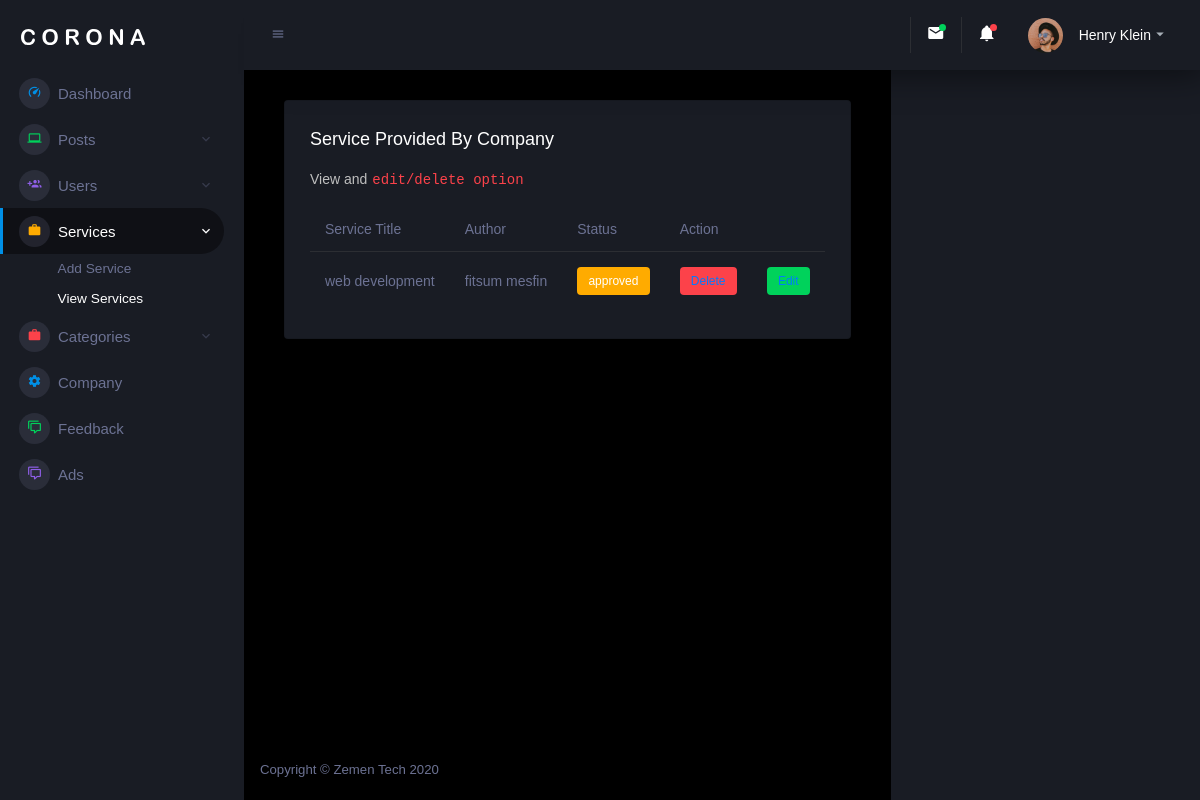
Before: /Admin/service_view.php with the older database file.
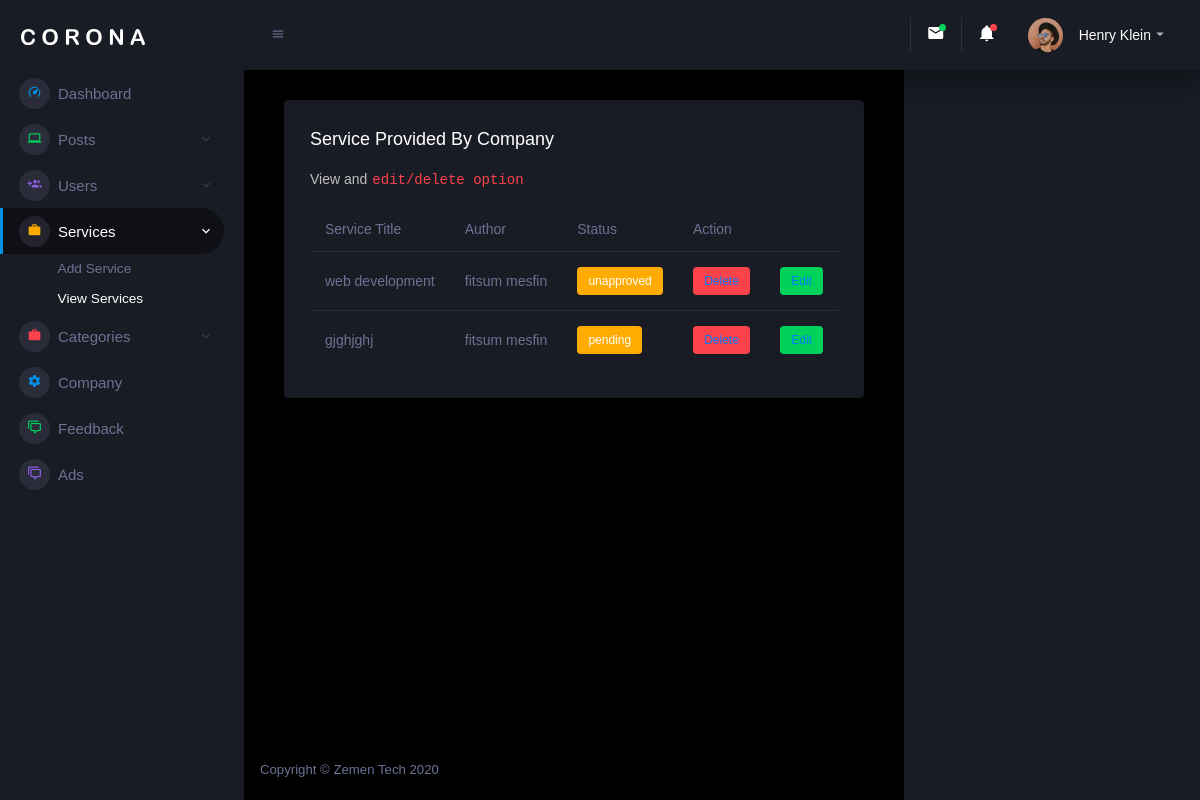
After: the same page with the newer database file.
### tables this page shows
CREATE TABLE `services` (
  `s_id` int(11) NOT NULL,
  `s_title` varchar(256) NOT NULL,
  `s_description` varchar(1000) NOT NULL,
  `s_image` varchar(256) DEFAULT NULL,
  `s_author` varchar(256) NOT NULL,
  `s_status` varchar(256) NOT NULL DEFAULT 'pending',
  `s_date` date DEFAULT NULL
);

CREATE TABLE `team_members` (
  `tm_id` int(11) NOT NULL,
  `tm_name` varchar(256) NOT NULL,
  `tm_email` varchar(256) NOT NULL,
  `tm_password` varchar(512) NOT NULL,
  `tm_contact` varchar(256) NOT NULL,
  `tm_role` varchar(256) NOT NULL DEFAULT 'no specified',
  `tm_status` varchar(255) NOT NULL DEFAULT 'pending',
  `tm_photo` varchar(256) NOT NULL,
  `tm_description` varchar(256) NOT NULL,
  `tm_profession` varchar(255) NOT NULL,
  `tm_code` int(11) NOT NULL
);

### Admin/control.php (the view, shortened to what this page needs)
<?php
include_once "includes/db.inc.php";
function fetchService(){
    GLOBAL $conn;
    $sql ="SELECT `s_id`, `s_title`, `s_description`, `s_image`, `s_author`, `s_status`, `s_date` FROM `services` WHERE 1";
    try{
        $result = $conn->query($sql);
        while($rows = $result->fetch_assoc()){
            $s_author = $rows['s_author'];
            $sql2 = "SELECT `tm_name` FROM `team_members` WHERE `tm_id`='$s_author'";
            $result2 = $conn->query($sql2);
            $rows2 = $result2->fetch_assoc();
        echo"
        <tr>
            <td>".$rows['s_title']."</td>
            <td>".$rows2['tm_name']."</td>
            <td><label class='badge badge-warning'>".$rows['s_status']."</label></td>
            <td><label class='badge badge-danger'><a href='service_view.php?Delete=".$rows['s_id']."'>Delete</label></td>
            <td><label class='badge badge-success'><a href='service_edit.php?Edit=".$rows['s_id']."'>Edit</a></label></td>
        </tr>
        ";
        }
    }catch(Exception $e){
        $e=$e->getMessage();
        Header("Location: error_message.php?message=$e");
    }
}
?>

### Admin/service_view.php
<!DOCTYPE html>
<html lang="en">
<?php include_once "partials/head.php"; ?>
<?php include_once "control.php"; ?>
<body>
    <div class="container-scroller">
        <?php include_once "partials/nav.php"; ?>
        <div class="main-panel">
            <div class="content-wrapper">
                <div class="col-lg-12 grid-margin stretch-card">
                    <div class="card">
                        <div class="card-body">
                            <h4 class="card-title">Service Provided by Company</h4>
                            <p class="card-description">View and<code>edit/delete option</code>
                            </p>
                            <div class="table-responsive">
                                <table class="table table-hover">
                                    <thead>
                                        <tr>
                                            <th>Service Title</th>
                                            <th>Author</th>
                                            <th>Status</th>
                                            <th colspan="2">Action</th>
                                        </tr>
                                    </thead>
                                    <tbody>
                                        <?php fetchService(); ?>
                                    </tbody>
                                </table>
                            </div>
                        </div>
                    </div>
                </div>
            </div>
            <?php include_once "partials/footer.php";  ?>

### Admin/partials/head.php (shortened to what this page needs)
<!DOCTYPE html>
<html lang="en">
<head>
    <link rel="stylesheet" href="assets/vendors/mdi/css/materialdesignicons.min.css">
    <link rel="stylesheet" href="assets/vendors/css/vendor.bundle.base.css">
    <link rel="stylesheet" href="assets/vendors/jvectormap/jquery-jvectormap.css">
    <link rel="stylesheet" href="assets/vendors/flag-icon-css/css/flag-icon.min.css">
    <link rel="stylesheet" href="assets/vendors/owl-carousel-2/owl.carousel.min.css">
    <link rel="stylesheet" href="assets/vendors/owl-carousel-2/owl.theme.default.min.css">
    <link rel="stylesheet" href="assets/css/style.css">
</head>

### Admin/partials/nav.php (shortened to what this page needs)
<body>
    <div class="container-scroller">
<nav class="sidebar sidebar-offcanvas" id="sidebar">
    <div class="sidebar-brand-wrapper d-none d-lg-flex align-items-center justify-content-center fixed-top">
        <a class="sidebar-brand brand-logo" href="index.html"><img src="assets/images/logo.svg" alt="logo" /></a>
    </div>
    <ul class="nav">
        <li class="nav-item menu-items">
            <a class="nav-link" href="dashboard.php">
                <span class="menu-icon">
                    <i class="mdi mdi-speedometer"></i>
                </span>
                <span class="menu-title">Dashboard</span>
            </a>
        </li>
        <li class="nav-item menu-items">
            <a class="nav-link" data-toggle="collapse" href="#posts" aria-expanded="false" aria-controls="posts">
                <span class="menu-icon">
                    <i class="mdi mdi-laptop"></i>
                </span>
                <span class="menu-title">Posts</span>
                <i class="menu-arrow"></i>
            </a>
        </li>
        <li class="nav-item menu-items">
            <a class="nav-link" data-toggle="collapse" href="#users" aria-expanded="false" aria-controls="users">
                <span class="menu-icon">
                    <i class=" mdi mdi-account-multiple-plus"></i>
                </span>
                <span class="menu-title">Users</span>
                <i class="menu-arrow"></i>
            </a>
        </li>
        <li class="nav-item menu-items">
            <a class="nav-link" data-toggle="collapse" href="#services" aria-expanded="false" aria-controls="services">
                <span class="menu-icon">
                    <i class=" mdi mdi-briefcase"></i>
                </span>
                <span class="menu-title">Services</span>
                <i class="menu-arrow"></i>
            </a>
            <div class="collapse" id="services">
                <ul class="nav flex-column sub-menu">
                    <li class="nav-item"> <a class="nav-link" href="service_add.php">Add Service</a>
                    </li>
                    <li class="nav-item"> <a class="nav-link" href="service_view.php">View Services</a></li>
                </ul>
            </div>
        </li>
        <li class="nav-item menu-items">
            <a class="nav-link" data-toggle="collapse" href="#categories" aria-expanded="false"
                aria-controls="categories">
                <span class="menu-icon">
                    <i class=" mdi mdi-briefcase"></i>
                </span>
                <span class="menu-title">Categories</span>
                <i class="menu-arrow"></i>
            </a>
        </li>
        <li class="nav-item menu-items">
            <a class="nav-link" href="company.php">
                <span class="menu-icon">
                    <i class=" mdi mdi-settings "></i>
                </span>
                <span class="menu-title">Company</span>
            </a>
        </li>
        <li class="nav-item menu-items">
            <a class="nav-link" href="feedback.php">
                <span class="menu-icon">
                    <i class=" mdi mdi-comment-multiple-outline "></i>
                </span>
                <span class="menu-title">Feedback</span>
            </a>
        </li>
        <li class="nav-item menu-items">
            <a class="nav-link" href="advert.php">
                <span class="menu-icon">
                    <i class=" mdi mdi-comment-multiple-outline "></i>
                </span>
                <span class="menu-title">Ads</span>
            </a>
        </li>
    </ul>
</nav>
<div class="container-fluid page-body-wrapper">
    <nav class="navbar p-0 fixed-top d-flex flex-row">
        <div class="navbar-menu-wrapper flex-grow d-flex align-items-stretch">
            <button class="navbar-toggler navbar-toggler align-self-center" type="button" data-toggle="minimize">
                <span class="mdi mdi-menu"></span>
            </button>
            <ul class="navbar-nav navbar-nav-right">
                <li class="nav-item dropdown border-left">
                    <a class="nav-link count-indicator dropdown-toggle" id="messageDropdown" href="#"
                        data-toggle="dropdown" aria-expanded="false">
                        <i class="mdi mdi-email"></i>
                        <span class="count bg-success"></span>
                    </a>
                </li>
                <li class="nav-item dropdown border-left">
                    <a class="nav-link count-indicator dropdown-toggle" id="notificationDropdown" href="#"
                        data-toggle="dropdown">
                        <i class="mdi mdi-bell"></i>
                        <span class="count bg-danger"></span>
                    </a>
                </li>
                <li class="nav-item dropdown">
                    <a class="nav-link" id="profileDropdown" href="#" data-toggle="dropdown">
                        <div class="navbar-profile">
                            <img class="img-xs rounded-circle" src="assets/images/faces/face15.jpg" alt="">
                            <p class="mb-0 d-none d-sm-block navbar-profile-name">Henry Klein</p>
                            <i class="mdi mdi-menu-down d-none d-sm-block"></i>
                        </div>
                    </a>
                </li>
            </ul>
        </div>
    </nav>

### Admin/partials/footer.php (shortened to what this page needs)
<footer class="footer">
    <div class="d-sm-flex justify-content-center justify-content-sm-between">
        <span class="text-muted d-block text-center text-sm-left d-sm-inline-block">Copyright ©
            Zemen Tech 2020</span>
    </div>
</footer>
</div>
</div>
</div>
</body>
</html>

Changed rows visible on the page:
changed services "web development": s_status "approved" → "unapproved"
added services: s_title "gjghjghj", team_members.tm_name "fitsum mesfin", s_status "pending"
